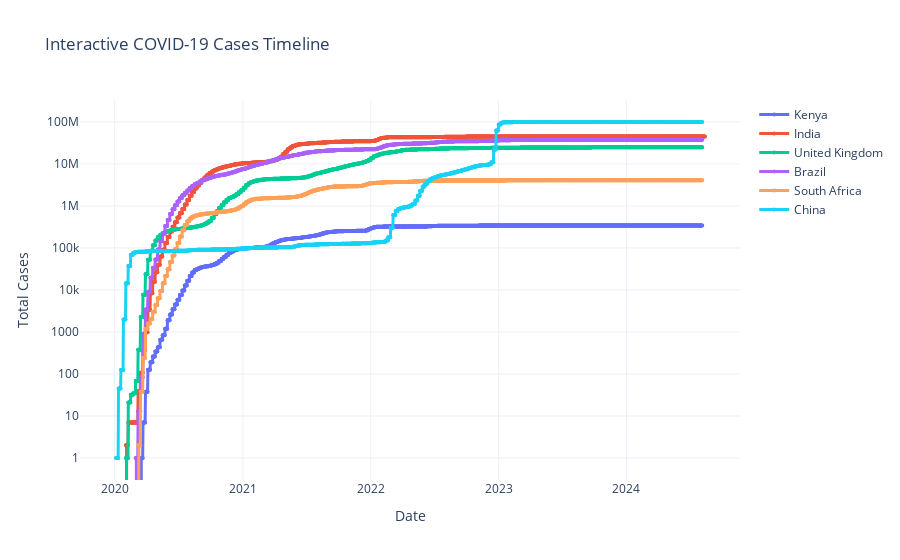

The notebook cell this image was saved under:
### Markdown cell above
### 6️⃣ Interactive Visualizations with Plotly
#### Interactive Timeline Chart

### Code cell
# Interactive plotly chart for cases over time
fig = go.Figure()

for country in FOCUS_COUNTRIES:
    country_data = df_focus[df_focus['location'] == country]
    if not country_data.empty:
        fig.add_trace(go.Scatter(
            x=country_data['date'],
            y=country_data['total_cases'],
            mode='lines+markers',
            name=country,
            line=dict(width=3),
            marker=dict(size=4)
        ))

fig.update_layout(
    title='Interactive COVID-19 Cases Timeline',
    xaxis_title='Date',
    yaxis_title='Total Cases',
    yaxis_type='log',
    hovermode='x unified',
    template='plotly_white',
    height=600
)

fig.show()

### Figure 1 — Plotly figure (JSON) as saved in the notebook; plotly's stock layout.template omitted (floating-point values rounded to 4 significant figures; data arrays with more than 128 entries replaced by an {"elided": "..."} marker saying what was removed)
{"data": [{"line": {"width": 3}, "marker": {"size": 4}, "mode": "lines+markers", "name": "Kenya", "type": "scatter", "x": {"elided": "1674 str values"}, "y": {"elided": "1674 int values"}}, {"line": {"width": 3}, "marker": {"size": 4}, "mode": "lines+markers", "name": "India", "type": "scatter", "x": {"elided": "1682 str values"}, "y": {"elided": "1682 int values"}}, {"line": {"width": 3}, "marker": {"size": 4}, "mode": "lines+markers", "name": "United Kingdom", "type": "scatter", "x": {"elided": "1674 str values"}, "y": {"elided": "1674 int values"}}, {"line": {"width": 3}, "marker": {"size": 4}, "mode": "lines+markers", "name": "Brazil", "type": "scatter", "x": {"elided": "1674 str values"}, "y": {"elided": "1674 int values"}}, {"line": {"width": 3}, "marker": {"size": 4}, "mode": "lines+markers", "name": "South Africa", "type": "scatter", "x": {"elided": "1674 str values"}, "y": {"elided": "1674 int values"}}, {"line": {"width": 3}, "marker": {"size": 4}, "mode": "lines+markers", "name": "China", "type": "scatter", "x": {"elided": "1674 str values"}, "y": {"elided": "1674 int values"}}], "layout": {"autosize": true, "hovermode": "x unified", "title": {"text": "Interactive COVID-19 Cases Timeline"}, "xaxis": {"autorange": true, "range": ["2019-09-28 11:00:24.8276", "2024-11-18 12:59:35.1724"], "title": {"text": "Date"}, "type": "date"}, "yaxis": {"autorange": true, "range": [-0.516, 8.513], "title": {"text": "Total Cases"}, "type": "log"}}}
